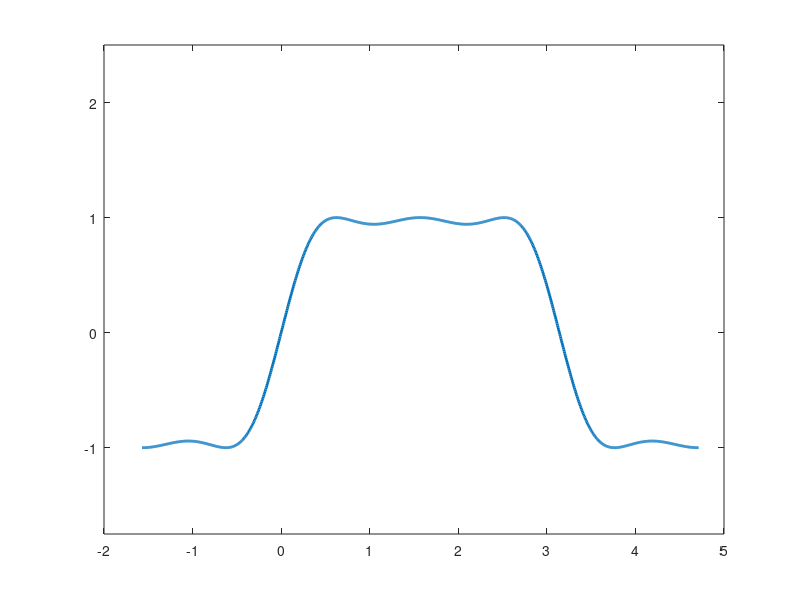

This chart was generated by the following MATLAB code: (Note: this script raises an error after producing the figure.)
%
%   Script: hw5part2.m
%
%   In this script we practice curve fitting using MATLAB. In this case we
%   use 16 Chebyshev points.
%


% define the function that we'll use in this exercise
f = @(x) sin(x + sin(2*x));

% create a 1000 equally spaced points within the indicated range
xvals = linspace(-pi/2, 3*pi/2, 1000);

% create the plot
LW = 2; % linewidth with a factor of 2
figure(1), clf % create figure
plot(xvals, f(xvals), 'LineWidth', LW), hold on

% change axes' limits
xlim([-2 5])
ylim([-1.75 2.5])

ax = gca;
ax.FontSize = 18; % fontsize of 18


% Now, let's create 16 Chebyshev points

% define the parameters
a = -pi/2;
b = 3*pi/2;
N = 15;

i = linspace(0, N, 16); % create i

% now create x_i
x_i = ((a + b)/2) - ((a - b)/2)*cos(((2*i + 1)/(2*N + 2))*pi);

% evaluate these points with our function and store the values
f_eq = f(x_i);

% create the plot with these points
figure(2), clf % create figure
plot(xvals, f(xvals), 'LineWidth', LW), hold on
plot(x_i, f_eq, 'ro', 'LineWidth', LW), hold on

% change axes' limits
xlim([-2 5])
ylim([-1.75 2.5])

ax = gca;
ax.FontSize = 18; % fontsize of 18


% now, let us use polyfit and polyval to get a fit for this 16 points
a = polyfit(x_i, f_eq, 15);

% create the plot with these points
figure(3), clf % create figure
plot(xvals, f(xvals), 'LineWidth', LW), hold on
plot(x_i, f_eq, 'ro', 'LineWidth', LW), hold on
plot(xvals, polyval(a, xvals), 'm-', 'LineWidth', LW), hold on

% change axes' limits
xlim([-2 5])
ylim([-1.75 2.5])

ax = gca;
ax.FontSize = 18; % fontsize of 18



